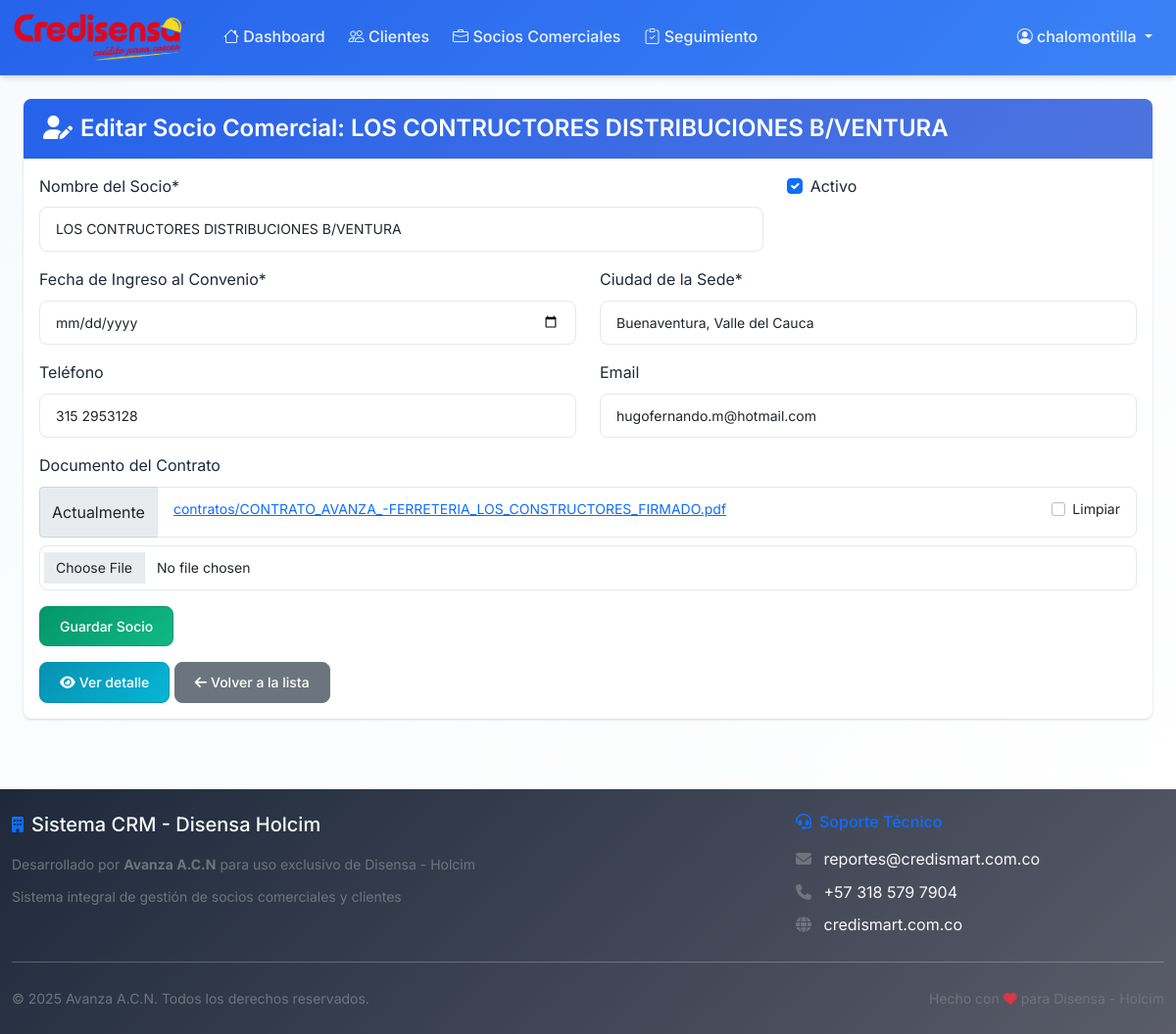
The app's page /socios/5/editar/ (signed in) with its own data.
### socios/models.py (models this page shows, shortened)
class SocioComercial(models.Model):
    nombre = models.CharField(max_length=200, verbose_name="Nombre del Socio")
    fecha_ingreso = models.DateField(verbose_name="Fecha de Ingreso al Convenio")
    ciudad_sede = models.CharField(max_length=100, verbose_name="Ciudad de la Sede")
    documento_contrato = models.FileField(
        upload_to='contratos/',
        validators=[FileExtensionValidator(allowed_extensions=['pdf', 'doc', 'docx'])],
        verbose_name="Documento del Contrato",
        blank=True,
        null=True
    )
    activo = models.BooleanField(default=True, verbose_name="Activo")
    telefono = models.CharField(max_length=20, verbose_name="Teléfono", blank=True)
    email = models.EmailField(verbose_name="Email", blank=True)
    fecha_creacion = models.DateTimeField(auto_now_add=True)
    fecha_actualizacion = models.DateTimeField(auto_now=True)
    class Meta:
        verbose_name = "Socio Comercial"
        verbose_name_plural = "Socios Comerciales"
        ordering = ['-fecha_creacion']

### socios/views.py (the view, shortened to what this page needs)
# urls.py: path('<int:pk>/editar/', views.SocioComercialUpdateView.as_view(), name='editar'),
class SocioComercialUpdateView(LoginRequiredMixin, UpdateView):
    model = SocioComercial
    form_class = SocioComercialForm
    template_name = 'socios/editar.html'

### socios/templates/socios/editar.html (shortened to what this page needs)
{% extends "base.html" %}
{% load crispy_forms_tags %}
{% block content %}
<div class="container-fluid">
    <div class="row">
        <div class="col-md-12">
            <div class="card">
                <div class="card-header">
                    <h4 class="card-title">
                        <i class="fas fa-user-edit me-2"></i>Editar Socio Comercial: {{ object.nombre }}
                    </h4>
                </div>
                <div class="card-body">
                    <form method="post" novalidate enctype="multipart/form-data">
                        {% crispy form %}
                    </form>
                    <div class="mt-3">
                        <a href="{% url 'socios:detalle' object.pk %}" class="btn btn-info">
                            <i class="fas fa-eye me-1"></i>Ver detalle
                        </a>
                        <a href="{% url 'socios:lista' %}" class="btn btn-secondary">
                            <i class="fas fa-arrow-left me-1"></i>Volver a la lista
                        </a>
                    </div>
                </div>
            </div>
        </div>
    </div>
</div>
{% endblock %}

### templates/base.html (shortened to what this page needs)
<!DOCTYPE html>
<html lang="es">
<head>
    <link href="https://cdn.jsdelivr.net/npm/bootstrap@5.1.3/dist/css/bootstrap.min.css" rel="stylesheet">
    <link href="https://cdn.jsdelivr.net/npm/bootstrap-icons@1.8.1/font/bootstrap-icons.css" rel="stylesheet">
    <link href="https://cdnjs.cloudflare.com/ajax/libs/font-awesome/6.4.0/css/all.min.css" rel="stylesheet">
    {% load static %}
    {% load crispy_forms_tags %}
    <link rel="stylesheet" href="{% static 'css/main.css' %}">
</head>
<body>
    <nav class="navbar navbar-expand-lg navbar-dark" style="background: linear-gradient(135deg, #2563eb, #3b82f6);">
        <div class="container-fluid">
            <a class="navbar-brand d-flex align-items-center" href="{% url 'dashboard:home' %}">
                <img src="{% static 'img/credisensa-logo.png' %}" alt="Credisensa" class="me-2" style="height: 50px; max-width: 180px;" onerror="this.style.display='none'; document.getElementById('navbar-text-logo').style.display='inline';">
            </a>
            <div class="collapse navbar-collapse" id="navbarNav">
                <ul class="navbar-nav me-auto">
                    <li class="nav-item">
                        <a class="nav-link" href="{% url 'dashboard:home' %}">
                            <i class="bi bi-house"></i> Dashboard
                        </a>
                    </li>
                    <li class="nav-item">
                        <a class="nav-link" href="{% url 'clientes:lista' %}">
                            <i class="bi bi-people"></i> Clientes
                        </a>
                    </li>
                    <li class="nav-item">
                        <a class="nav-link" href="{% url 'socios:lista' %}">
                            <i class="bi bi-briefcase"></i> Socios Comerciales
                        </a>
                    </li>
                    <li class="nav-item">
                        <a class="nav-link" href="{% url 'seguimiento:lista' %}">
                            <i class="bi bi-clipboard-check"></i> Seguimiento
                        </a>
                    </li>
                </ul>
                <ul class="navbar-nav">
                    {% if user.is_authenticated %}
                        <li class="nav-item dropdown">
                            <a class="nav-link dropdown-toggle" href="#" id="userDropdown" role="button" data-bs-toggle="dropdown">
                                <i class="bi bi-person-circle"></i> {{ user.get_full_name|default:user.username }}
                            </a>
                        </li>
                    {% else %}
                        <li class="nav-item">
                            <a class="nav-link" href="{% url 'accounts:login' %}">
                                <i class="bi bi-box-arrow-in-right"></i> Iniciar Sesión
                            </a>
                        </li>
                    {% endif %}
                </ul>
            </div>
        </div>
    </nav>
    <div class="container-fluid mt-4" style="min-height: calc(100vh - 200px);">
        {% block content %}
        {% endblock %}
    </div>
    <footer class="bg-dark text-light py-4 mt-5">
        <div class="container-fluid">
            <div class="row">
                <div class="col-md-8">
                    <div class="d-flex align-items-center mb-3">
                        <i class="fas fa-building me-2 text-primary"></i>
                        <h5 class="mb-0">Sistema CRM - Disensa Holcim</h5>
                    </div>
                    <p class="text-muted mb-2">
                        <small>Desarrollado por <strong>Avanza A.C.N</strong> para uso exclusivo de Disensa - Holcim</small>
                    </p>
                    <p class="text-muted mb-0">
                        <small>Sistema integral de gestión de socios comerciales y clientes</small>
                    </p>
                </div>
                <div class="col-md-4">
                    <h6 class="text-primary mb-3">
                        <i class="fas fa-headset me-2"></i>Soporte Técnico
                    </h6>
                    <p class="mb-2">
                        <i class="fas fa-envelope me-2 text-muted"></i>
                        <a href="mailto:reportes@credismart.com.co" class="text-light text-decoration-none">
                            reportes@credismart.com.co
                        </a>
                    </p>
                    <p class="mb-2">
                        <i class="fas fa-phone me-2 text-muted"></i>
                        <a href="tel:+573185797904" class="text-light text-decoration-none">
                            +57 318 579 7904
                        </a>
                    </p>
                    <p class="mb-0">
                        <i class="fas fa-globe me-2 text-muted"></i>
                        <a href="https://credismart.com.co" target="_blank" class="text-light text-decoration-none">
                            credismart.com.co
                        </a>
                    </p>
                </div>
            </div>
            <hr class="border-secondary my-4">
            <div class="row align-items-center">
                <div class="col-md-6">
                    <small class="text-muted">
                        © {% now "Y" %} Avanza A.C.N. Todos los derechos reservados.
                    </small>
                </div>
                <div class="col-md-6 text-end">
                    <small class="text-muted">
                        Hecho con <i class="fas fa-heart text-danger"></i> para Disensa - Holcim
                    </small>
                </div>
            </div>
        </div>
    </footer>
</body>
</html>

### static/css/main.css (style rules this page uses)
:root { --primary-color: #2563eb; --primary-dark: #1d4ed8; --primary-light: #dbeafe; --secondary-color: #64748b; --success-color: #059669; --danger-color: #dc2626; --warning-color: #d97706; --info-color: #0891b2; --light-color: #ffffff; --light-gray: #f8fafc; --dark-color: #1e293b; --text-muted: #64748b; --border-color: #e2e8f0; --primary-gradient: linear-gradient(135deg, #2563eb, #3b82f6); --success-gradient: linear-gradient(135deg, #059669, #10b981); --warning-gradient: linear-gradient(135deg, #d97706, #f59e0b); --danger-gradient: linear-gradient(135deg, #dc2626, #ef4444); --info-gradient: linear-gradient(135deg, #0891b2, #06b6d4); --dark-gradient: linear-gradient(135deg, #1e293b, #334155); --border-radius: 8px; --border-radius-lg: 12px; --border-radius-xl: 16px; --box-shadow: 0 1px 3px 0 rgba(0, 0, 0, 0.1), 0 1px 2px 0 rgba(0, 0, 0, 0.06); --box-shadow-md: 0 4px 6px -1px rgba(0, 0, 0, 0.1), 0 2px 4px -1px rgba(0, 0, 0, 0.06); --box-shadow-lg: 0 10px 15px -3px rgba(0, 0, 0, 0.1), 0 4px 6px -2px rgba(0, 0, 0, 0.05); --transition: all 0.2s cubic-bezier(0.4, 0, 0.2, 1); --font-family: 'Inter', -apple-system, BlinkMacSystemFont, 'Segoe UI', Roboto, sans-serif; --font-weight-normal: 400; --font-weight-medium: 500; --font-weight-semibold: 600; --font-weight-bold: 700; }
body { font-family: var(--font-family); background: linear-gradient(135deg, var(--light-gray) 0%, var(--light-color) 100%); color: var(--dark-color); line-height: 1.6; font-weight: var(--font-weight-normal); }
.navbar { box-shadow: 0 2px 4px rgba(0,0,0,.08); }
.navbar-brand { font-weight: 600; font-size: 1.5rem; }
.nav-link { font-weight: 500; transition: all 0.3s ease; margin: 0 5px; border-radius: var(--border-radius); }
.card { border: none; border-radius: var(--border-radius); box-shadow: var(--box-shadow); margin-bottom: 1.5rem; transition: all 0.3s ease; }
.card-header { background: linear-gradient(135deg, var(--primary-color), #4e73df); color: white; border-radius: var(--border-radius) var(--border-radius) 0 0 !important; border: none; padding: 1rem 1.25rem; }
.card-header h4, .card-header h5, .card-header h6 { margin: 0; font-weight: 600; }
.btn { border-radius: var(--border-radius); font-weight: 500; padding: 0.5rem 1rem; transition: all 0.3s ease; border: none; }
.btn-primary { background: linear-gradient(135deg, var(--primary-color), #4e73df); }
.btn-success { background: linear-gradient(135deg, var(--success-color), #1cc88a); }
.btn-info { background: linear-gradient(135deg, var(--info-color), #36b9cc); }
.form-control, .form-select { border: 1px solid #d1d3e2; border-radius: var(--border-radius); padding: 0.75rem 1rem; transition: all 0.3s ease; }
footer { background: linear-gradient(135deg, var(--dark-color), #5a5c69); color: white; padding: 2rem 0; margin-top: 3rem; }
.navbar { background: var(--primary-gradient) !important; box-shadow: var(--box-shadow-md); border-bottom: 1px solid rgba(255, 255, 255, 0.1); }
.navbar-brand { font-weight: var(--font-weight-bold); font-size: 1.25rem; color: white !important; }
.navbar-nav .nav-link { color: rgba(255, 255, 255, 0.9) !important; font-weight: var(--font-weight-medium); padding: 0.5rem 1rem; margin: 0 0.25rem; border-radius: var(--border-radius); transition: var(--transition); }
.btn { font-weight: var(--font-weight-medium); border-radius: var(--border-radius); padding: 0.625rem 1.25rem; font-size: 0.875rem; line-height: 1.4; transition: var(--transition); border: 1px solid transparent; position: relative; overflow: hidden; }
.btn-primary { background: var(--primary-gradient); border-color: var(--primary-color); color: white; }
.btn-success { background: var(--success-gradient); border-color: var(--success-color); color: white; }
.btn-info { background: var(--info-gradient); border-color: var(--info-color); color: white; }
.btn-secondary { background: #6c757d; border-color: #6c757d; color: white; }
.form-control, .form-select { border: 1px solid var(--border-color); border-radius: var(--border-radius); padding: 0.75rem 1rem; font-size: 0.875rem; line-height: 1.4; transition: var(--transition); background: var(--light-color); }

### templates/base.html (style rules this page uses)
.navbar-brand { font-weight: bold; }

### records on screen
SocioComercial: nombre "LOS CONTRUCTORES DISTRIBUCIONES B/VENTURA", activo "☑", ciudad_sede "Buenaventura, Valle del Cauca", telefono "315 2953128", email "hugofernando.m@hotmail.com"

### other values on screen
{{ user.get_full_name|default:user.username }} "chalomontilla"
